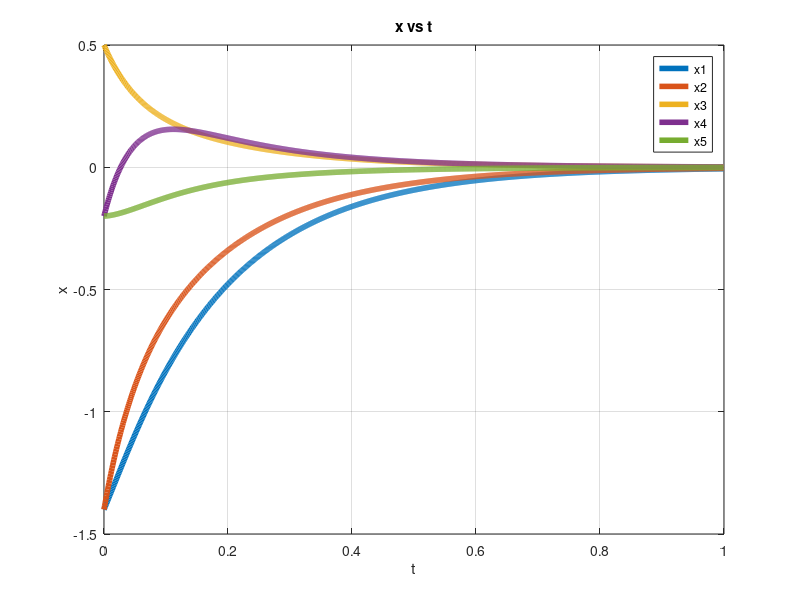
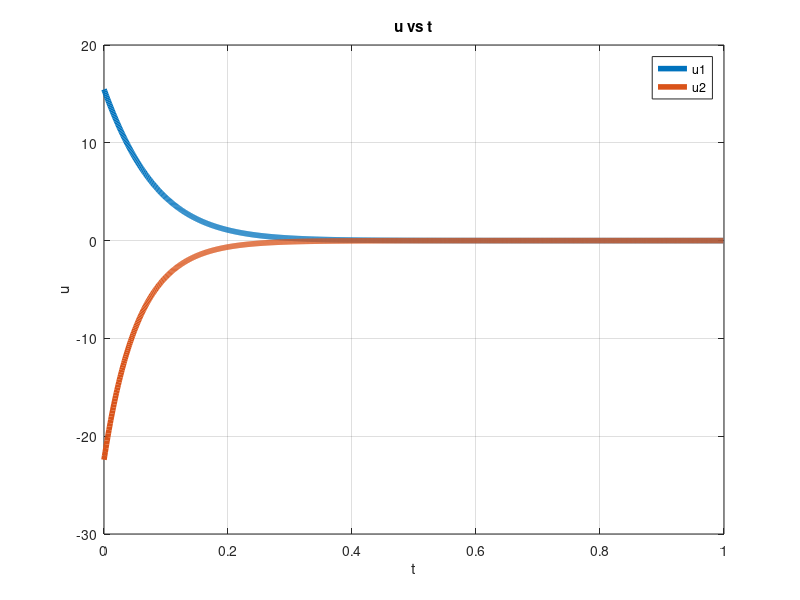
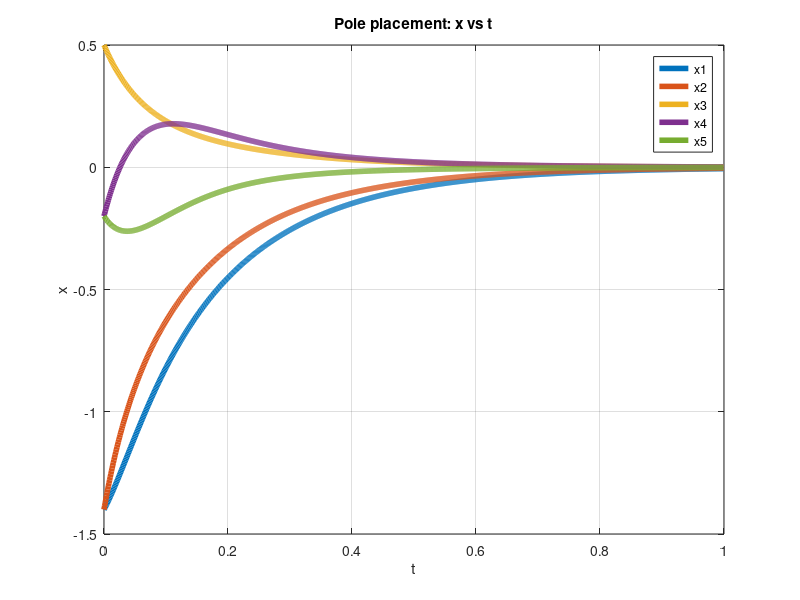
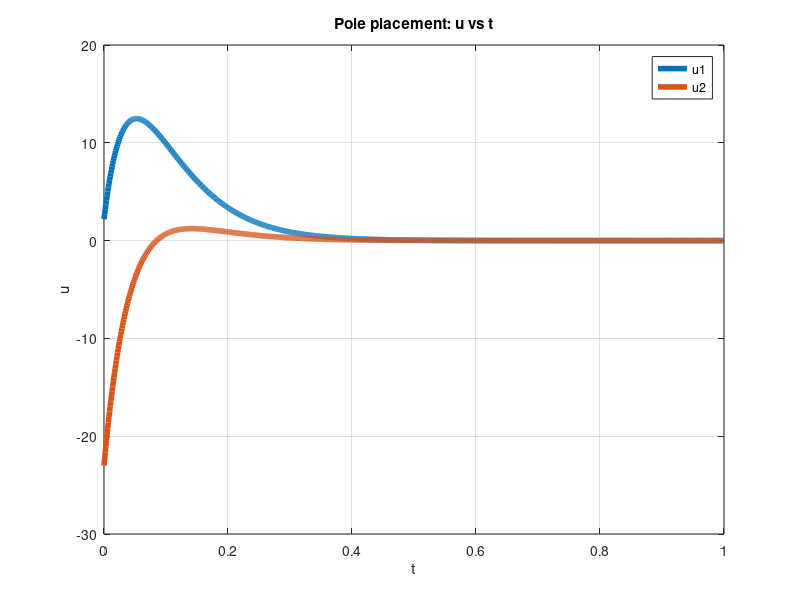

Reproduce these figures in MATLAB, in order.
%% These are the system matrices associated with
%% a pretty fancy distillation process

A=[ -10.5234    7.4126         0         0         0;
      9.5234  -16.8957    7.4126         0         0;
           0    9.4831   16.8445    7.4126         0;
           0         0    9.4319   -16.7797    -7.4126;
           0         0         0    9.3672   16.6986];
       
B=[0.1   -0.0099;
   0     -0.0126;
   0     -0.0161;
   0     -0.0204;
   0.31  -0.0257];
       

% First (as always), check for stability and controllability!

% Stability
[co_evect, co_eval] = eig(A);

% Controllability
co = ctrb(A,B);
co_rank = rank(co)


%% LQ Optimal control
%% Update your weights here to get better performance
Q = 1*eye(5); Q(4,4) = 1;
R = eye(2); R(1, 1) = 5;

[P,L,G] = care( A,B, Q, R );
K = G
P
L

[evectk, evalk] = eig(A-B*K);
evectk
evalk
%% If you are using Pole placement
%% this is where you would use it
K2 = place(A,B,fliplr(L));
K2

[evectk2, evalk2] = eig(A-B*K2);
evectk2
evalk2

%% Simulate the solution
tf=1; dt=0.001;
t=0; 
x0=[-1.4;-1.4;0.5;-0.2;-0.2]; 

x = x0;
X=[]; U=[];

x2 = x0; 
X2 = []; U2 = [];

T=[];  

while (t<=tf);
    T=[T;t];
    X=[X,x];
    u=-K*x;
    U=[U,u];
    x=x+dt.*(A*x+B*u);

    X2 = [X2, x2];
    u2 = -K2*x2;
    U2 = [U2, u2];

    x2 = x2 + dt.*(A*x2+B*u2);
    t=t+dt;

end;

 
figure(1); 
plot(T,X, 'linewidth', 4);
grid on;
legend('x1', 'x2','x3', 'x4','x5');
title('x vs t');
ylabel('x'); xlabel('t');
print('Question1x.png', '-dpng');

figure(2); 
plot(T,U, 'linewidth', 4);
grid on;
legend('u1', 'u2');
title('u vs t');
ylabel('u'); xlabel('t');
print('Question1u.png', '-dpng');

figure(3); 
plot(T,X2, 'linewidth', 4);
grid on;
legend('x1', 'x2','x3', 'x4','x5');
title('Pole placement: x vs t');
ylabel('x'); xlabel('t');
print('Question2x.png', '-dpng');

figure(4); 
plot(T,U2, 'linewidth', 4);
grid on;
legend('u1', 'u2');
title('Pole placement: u vs t');
ylabel('u'); xlabel('t');
print('Question2u.png', '-dpng');
